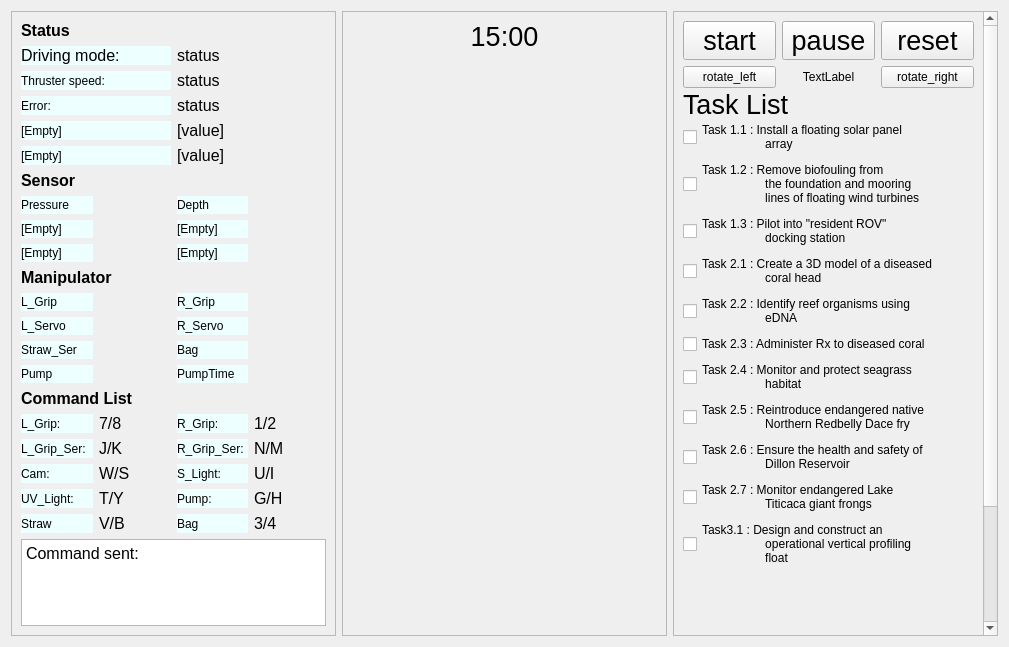
<?xml version="1.0" encoding="UTF-8"?>
<ui version="4.0">
 <class>MyPluginWidget</class>
 <widget class="QWidget" name="MyPluginWidget">
  <property name="geometry">
   <rect>
    <x>0</x>
    <y>0</y>
    <width>1009</width>
    <height>647</height>
   </rect>
  </property>
  <property name="sizePolicy">
   <sizepolicy hsizetype="Preferred" vsizetype="Preferred">
    <horstretch>0</horstretch>
    <verstretch>0</verstretch>
   </sizepolicy>
  </property>
  <property name="windowTitle">
   <string>CityU UR GUI</string>
  </property>
  <property name="windowOpacity">
   <double>1.000000000000000</double>
  </property>
  <property name="autoFillBackground">
   <bool>false</bool>
  </property>
  <layout class="QHBoxLayout" name="horizontalLayout">
   <item>
    <widget class="QScrollArea" name="scrollArea_left">
     <property name="maximumSize">
      <size>
       <width>340</width>
       <height>16777215</height>
      </size>
     </property>
     <property name="font">
      <font>
       <pointsize>12</pointsize>
      </font>
     </property>
     <property name="widgetResizable">
      <bool>true</bool>
     </property>
     <widget class="QWidget" name="scrollAreaWidgetContents_2">
      <property name="geometry">
       <rect>
        <x>0</x>
        <y>0</y>
        <width>323</width>
        <height>627</height>
       </rect>
      </property>
      <layout class="QVBoxLayout" name="verticalLayout_4">
       <item>
        <widget class="QLabel" name="label_title_1">
         <property name="font">
          <font>
           <weight>75</weight>
           <bold>true</bold>
          </font>
         </property>
         <property name="text">
          <string>Status</string>
         </property>
        </widget>
       </item>
       <item>
        <layout class="QGridLayout" name="gridLayout_5">
         <property name="sizeConstraint">
          <enum>QLayout::SetDefaultConstraint</enum>
         </property>
         <item row="1" column="1">
          <widget class="QLabel" name="status_value_2">
           <property name="minimumSize">
            <size>
             <width>80</width>
             <height>0</height>
            </size>
           </property>
           <property name="text">
            <string>status</string>
           </property>
          </widget>
         </item>
         <item row="3" column="1">
          <widget class="QLabel" name="status_value_4">
           <property name="text">
            <string>[value]</string>
           </property>
          </widget>
         </item>
         <item row="2" column="1">
          <widget class="QLabel" name="status_value_3">
           <property name="minimumSize">
            <size>
             <width>80</width>
             <height>0</height>
            </size>
           </property>
           <property name="text">
            <string>status</string>
           </property>
          </widget>
         </item>
         <item row="4" column="1">
          <widget class="QLabel" name="status_value_5">
           <property name="text">
            <string>[value]</string>
           </property>
          </widget>
         </item>
         <item row="1" column="0">
          <widget class="QLabel" name="status_2">
           <property name="styleSheet">
            <string notr="true">background-color : #EEFFFF</string>
           </property>
           <property name="text">
            <string>Thruster speed:</string>
           </property>
          </widget>
         </item>
         <item row="2" column="0">
          <widget class="QLabel" name="status_3">
           <property name="styleSheet">
            <string notr="true">background-color : #EEFFFF</string>
           </property>
           <property name="text">
            <string>Error:</string>
           </property>
          </widget>
         </item>
         <item row="3" column="0">
          <widget class="QLabel" name="status_4">
           <property name="styleSheet">
            <string notr="true">background-color : #EEFFFF</string>
           </property>
           <property name="text">
            <string>[Empty]</string>
           </property>
          </widget>
         </item>
         <item row="0" column="1">
          <widget class="QLabel" name="status_value_1">
           <property name="minimumSize">
            <size>
             <width>80</width>
             <height>0</height>
            </size>
           </property>
           <property name="font">
            <font>
             <pointsize>12</pointsize>
            </font>
           </property>
           <property name="text">
            <string>status</string>
           </property>
          </widget>
         </item>
         <item row="4" column="0">
          <widget class="QLabel" name="status_5">
           <property name="styleSheet">
            <string notr="true">background-color : #EEFFFF</string>
           </property>
           <property name="text">
            <string>[Empty]</string>
           </property>
          </widget>
         </item>
         <item row="0" column="0">
          <widget class="QLabel" name="status_1">
           <property name="font">
            <font>
             <pointsize>12</pointsize>
            </font>
           </property>
           <property name="styleSheet">
            <string notr="true">background-color : #EEFFFF</string>
           </property>
           <property name="text">
            <string>Driving mode:</string>
           </property>
          </widget>
         </item>
        </layout>
       </item>
       <item>
        <widget class="QLabel" name="label_title_2">
         <property name="font">
          <font>
           <weight>75</weight>
           <bold>true</bold>
          </font>
         </property>
         <property name="text">
          <string>Sensor</string>
         </property>
        </widget>
       </item>
       <item>
        <layout class="QGridLayout" name="gridLayout">
         <item row="0" column="0">
          <widget class="QLabel" name="sensor_1">
           <property name="styleSheet">
            <string notr="true">background-color : #EEFFFF</string>
           </property>
           <property name="text">
            <string>Pressure</string>
           </property>
          </widget>
         </item>
         <item row="2" column="0">
          <widget class="QLabel" name="sensor_5">
           <property name="styleSheet">
            <string notr="true">background-color : #EEFFFF</string>
           </property>
           <property name="text">
            <string>[Empty]</string>
           </property>
          </widget>
         </item>
         <item row="1" column="1">
          <widget class="QLabel" name="sensor_value_3">
           <property name="text">
            <string/>
           </property>
          </widget>
         </item>
         <item row="2" column="2">
          <widget class="QLabel" name="sensor_6">
           <property name="styleSheet">
            <string notr="true">background-color : #EEFFFF</string>
           </property>
           <property name="text">
            <string>[Empty]</string>
           </property>
          </widget>
         </item>
         <item row="2" column="1">
          <widget class="QLabel" name="sensor_value_5">
           <property name="text">
            <string/>
           </property>
          </widget>
         </item>
         <item row="0" column="1">
          <widget class="QLabel" name="sensor_value_1">
           <property name="text">
            <string/>
           </property>
          </widget>
         </item>
         <item row="1" column="2">
          <widget class="QLabel" name="sensor_4">
           <property name="styleSheet">
            <string notr="true">background-color : #EEFFFF</string>
           </property>
           <property name="text">
            <string>[Empty]</string>
           </property>
          </widget>
         </item>
         <item row="1" column="0">
          <widget class="QLabel" name="sensor_3">
           <property name="styleSheet">
            <string notr="true">background-color : #EEFFFF</string>
           </property>
           <property name="text">
            <string>[Empty]</string>
           </property>
          </widget>
         </item>
         <item row="0" column="2">
          <widget class="QLabel" name="sensor_2">
           <property name="styleSheet">
            <string notr="true">background-color : #EEFFFF</string>
           </property>
           <property name="text">
            <string>Depth</string>
           </property>
          </widget>
         </item>
         <item row="0" column="3">
          <widget class="QLabel" name="sensor_value_2">
           <property name="text">
            <string/>
           </property>
          </widget>
         </item>
         <item row="2" column="3">
          <widget class="QLabel" name="sensor_value_6">
           <property name="text">
            <string/>
           </property>
          </widget>
         </item>
         <item row="1" column="3">
          <widget class="QLabel" name="sensor_value_4">
           <property name="text">
            <string/>
           </property>
          </widget>
         </item>
        </layout>
       </item>
       <item>
        <widget class="QLabel" name="label_title_3">
         <property name="font">
          <font>
           <weight>75</weight>
           <bold>true</bold>
          </font>
         </property>
         <property name="text">
          <string>Manipulator</string>
         </property>
        </widget>
       </item>
       <item>
        <layout class="QGridLayout" name="gridLayout_2">
         <item row="0" column="1">
          <widget class="QLabel" name="mani_value_1">
           <property name="text">
            <string/>
           </property>
          </widget>
         </item>
         <item row="2" column="0">
          <widget class="QLabel" name="mani_5">
           <property name="styleSheet">
            <string notr="true">background-color : #EEFFFF</string>
           </property>
           <property name="text">
            <string>Straw_Ser</string>
           </property>
          </widget>
         </item>
         <item row="1" column="2">
          <widget class="QLabel" name="mani_4">
           <property name="styleSheet">
            <string notr="true">background-color : #EEFFFF</string>
           </property>
           <property name="text">
            <string>R_Servo</string>
           </property>
          </widget>
         </item>
         <item row="2" column="1">
          <widget class="QLabel" name="mani_value_5">
           <property name="text">
            <string/>
           </property>
          </widget>
         </item>
         <item row="1" column="0">
          <widget class="QLabel" name="mani_3">
           <property name="styleSheet">
            <string notr="true">background-color : #EEFFFF</string>
           </property>
           <property name="text">
            <string>L_Servo</string>
           </property>
          </widget>
         </item>
         <item row="0" column="2">
          <widget class="QLabel" name="mani_2">
           <property name="styleSheet">
            <string notr="true">background-color : #EEFFFF</string>
           </property>
           <property name="text">
            <string>R_Grip</string>
           </property>
          </widget>
         </item>
         <item row="0" column="0">
          <widget class="QLabel" name="mani_1">
           <property name="styleSheet">
            <string notr="true">background-color : #EEFFFF</string>
           </property>
           <property name="text">
            <string>L_Grip</string>
           </property>
          </widget>
         </item>
         <item row="1" column="1">
          <widget class="QLabel" name="mani_value_3">
           <property name="text">
            <string/>
           </property>
          </widget>
         </item>
         <item row="1" column="3">
          <widget class="QLabel" name="mani_value_4">
           <property name="text">
            <string/>
           </property>
          </widget>
         </item>
         <item row="0" column="3">
          <widget class="QLabel" name="mani_value_2">
           <property name="text">
            <string/>
           </property>
          </widget>
         </item>
         <item row="2" column="2">
          <widget class="QLabel" name="mani_6">
           <property name="styleSheet">
            <string notr="true">background-color : #EEFFFF</string>
           </property>
           <property name="text">
            <string>Bag</string>
           </property>
          </widget>
         </item>
         <item row="2" column="3">
          <widget class="QLabel" name="mani_value_6">
           <property name="text">
            <string/>
           </property>
          </widget>
         </item>
         <item row="3" column="0">
          <widget class="QLabel" name="mani_7">
           <property name="styleSheet">
            <string notr="true">background-color : #EEFFFF</string>
           </property>
           <property name="text">
            <string>Pump</string>
           </property>
          </widget>
         </item>
         <item row="3" column="1">
          <widget class="QLabel" name="mani_value_7">
           <property name="text">
            <string/>
           </property>
          </widget>
         </item>
         <item row="3" column="2">
          <widget class="QLabel" name="mani_8">
           <property name="styleSheet">
            <string notr="true">background-color : #EEFFFF</string>
           </property>
           <property name="text">
            <string>PumpTime</string>
           </property>
          </widget>
         </item>
         <item row="3" column="3">
          <widget class="QLabel" name="mani_value_8">
           <property name="text">
            <string/>
           </property>
          </widget>
         </item>
        </layout>
       </item>
       <item>
        <widget class="QLabel" name="label_16">
         <property name="font">
          <font>
           <weight>75</weight>
           <bold>true</bold>
          </font>
         </property>
         <property name="text">
          <string>Command List</string>
         </property>
        </widget>
       </item>
       <item>
        <layout class="QGridLayout" name="gridLayout_3">
         <item row="3" column="0">
          <widget class="QLabel" name="label_21">
           <property name="styleSheet">
            <string notr="true">background-color : #EEFFFF</string>
           </property>
           <property name="text">
            <string>UV_Light:</string>
           </property>
          </widget>
         </item>
         <item row="1" column="2">
          <widget class="QLabel" name="label_18">
           <property name="styleSheet">
            <string notr="true">background-color : #EEFFFF</string>
           </property>
           <property name="text">
            <string>R_Grip_Ser:</string>
           </property>
          </widget>
         </item>
         <item row="4" column="2">
          <widget class="QLabel" name="label_24">
           <property name="styleSheet">
            <string notr="true">background-color : #EEFFFF</string>
           </property>
           <property name="text">
            <string>Bag</string>
           </property>
          </widget>
         </item>
         <item row="2" column="2">
          <widget class="QLabel" name="label_20">
           <property name="styleSheet">
            <string notr="true">background-color : #EEFFFF</string>
           </property>
           <property name="text">
            <string>S_Light:</string>
           </property>
          </widget>
         </item>
         <item row="3" column="1">
          <widget class="QLabel" name="label_27">
           <property name="text">
            <string>T/Y</string>
           </property>
          </widget>
         </item>
         <item row="2" column="3">
          <widget class="QLabel" name="label_30">
           <property name="text">
            <string>U/I</string>
           </property>
          </widget>
         </item>
         <item row="4" column="3">
          <widget class="QLabel" name="label_32">
           <property name="text">
            <string>3/4</string>
           </property>
          </widget>
         </item>
         <item row="3" column="2">
          <widget class="QLabel" name="label_22">
           <property name="styleSheet">
            <string notr="true">background-color : #EEFFFF</string>
           </property>
           <property name="text">
            <string>Pump:</string>
           </property>
          </widget>
         </item>
         <item row="3" column="3">
          <widget class="QLabel" name="label_31">
           <property name="text">
            <string>G/H</string>
           </property>
          </widget>
         </item>
         <item row="1" column="0">
          <widget class="QLabel" name="label_17">
           <property name="styleSheet">
            <string notr="true">background-color : #EEFFFF</string>
           </property>
           <property name="text">
            <string>L_Grip_Ser:</string>
           </property>
          </widget>
         </item>
         <item row="1" column="3">
          <widget class="QLabel" name="label_29">
           <property name="text">
            <string>N/M</string>
           </property>
          </widget>
         </item>
         <item row="2" column="1">
          <widget class="QLabel" name="label_26">
           <property name="text">
            <string>W/S</string>
           </property>
          </widget>
         </item>
         <item row="4" column="1">
          <widget class="QLabel" name="label_28">
           <property name="text">
            <string>V/B</string>
           </property>
          </widget>
         </item>
         <item row="2" column="0">
          <widget class="QLabel" name="label_19">
           <property name="styleSheet">
            <string notr="true">background-color : #EEFFFF</string>
           </property>
           <property name="text">
            <string>Cam:</string>
           </property>
          </widget>
         </item>
         <item row="4" column="0">
          <widget class="QLabel" name="label_23">
           <property name="styleSheet">
            <string notr="true">background-color : #EEFFFF</string>
           </property>
           <property name="text">
            <string>Straw</string>
           </property>
          </widget>
         </item>
         <item row="1" column="1">
          <widget class="QLabel" name="label_25">
           <property name="text">
            <string>J/K</string>
           </property>
          </widget>
         </item>
         <item row="0" column="0">
          <widget class="QLabel" name="label_33">
           <property name="styleSheet">
            <string notr="true">background-color : #EEFFFF</string>
           </property>
           <property name="text">
            <string>L_Grip:</string>
           </property>
          </widget>
         </item>
         <item row="0" column="1">
          <widget class="QLabel" name="label_34">
           <property name="text">
            <string>7/8</string>
           </property>
          </widget>
         </item>
         <item row="0" column="2">
          <widget class="QLabel" name="label_35">
           <property name="styleSheet">
            <string notr="true">background-color : #EEFFFF</string>
           </property>
           <property name="text">
            <string>R_Grip:</string>
           </property>
          </widget>
         </item>
         <item row="0" column="3">
          <widget class="QLabel" name="label_36">
           <property name="text">
            <string>1/2</string>
           </property>
          </widget>
         </item>
        </layout>
       </item>
       <item>
        <layout class="QVBoxLayout" name="verticalLayout">
         <item>
          <widget class="QTextBrowser" name="command_browser">
           <property name="html">
            <string>&lt;!DOCTYPE HTML PUBLIC &quot;-//W3C//DTD HTML 4.0//EN&quot; &quot;http://www.w3.org/TR/REC-html40/strict.dtd&quot;&gt;
&lt;html&gt;&lt;head&gt;&lt;meta name=&quot;qrichtext&quot; content=&quot;1&quot; /&gt;&lt;style type=&quot;text/css&quot;&gt;
p, li { white-space: pre-wrap; }
&lt;/style&gt;&lt;/head&gt;&lt;body style=&quot; font-family:'Ubuntu'; font-size:12pt; font-weight:400; font-style:normal;&quot;&gt;
&lt;p style=&quot; margin-top:0px; margin-bottom:0px; margin-left:0px; margin-right:0px; -qt-block-indent:0; text-indent:0px;&quot;&gt;Command sent:&lt;/p&gt;
&lt;p style=&quot;-qt-paragraph-type:empty; margin-top:0px; margin-bottom:0px; margin-left:0px; margin-right:0px; -qt-block-indent:0; text-indent:0px;&quot;&gt;&lt;br /&gt;&lt;/p&gt;&lt;/body&gt;&lt;/html&gt;</string>
           </property>
          </widget>
         </item>
        </layout>
       </item>
      </layout>
     </widget>
    </widget>
   </item>
   <item>
    <widget class="QScrollArea" name="scrollArea_middle">
     <property name="minimumSize">
      <size>
       <width>300</width>
       <height>0</height>
      </size>
     </property>
     <property name="widgetResizable">
      <bool>true</bool>
     </property>
     <widget class="QWidget" name="scrollAreaWidgetContents_image_frame">
      <property name="geometry">
       <rect>
        <x>0</x>
        <y>0</y>
        <width>322</width>
        <height>627</height>
       </rect>
      </property>
      <layout class="QVBoxLayout" name="verticalLayout_2">
       <item>
        <widget class="QLabel" name="timer_display">
         <property name="sizePolicy">
          <sizepolicy hsizetype="Preferred" vsizetype="Preferred">
           <horstretch>0</horstretch>
           <verstretch>0</verstretch>
          </sizepolicy>
         </property>
         <property name="font">
          <font>
           <pointsize>20</pointsize>
          </font>
         </property>
         <property name="styleSheet">
          <string notr="true">border-style:solid</string>
         </property>
         <property name="text">
          <string>15:00</string>
         </property>
         <property name="alignment">
          <set>Qt::AlignCenter</set>
         </property>
        </widget>
       </item>
       <item>
        <layout class="QHBoxLayout" name="image_layout_top" stretch="1">
         <property name="spacing">
          <number>0</number>
         </property>
         <item>
          <widget class="QScrollArea" name="scrollArea_top">
           <property name="frameShape">
            <enum>QFrame::NoFrame</enum>
           </property>
           <property name="widgetResizable">
            <bool>true</bool>
           </property>
           <widget class="QWidget" name="scrollAreaWidgetContents_top">
            <property name="geometry">
             <rect>
              <x>0</x>
              <y>0</y>
              <width>302</width>
              <height>569</height>
             </rect>
            </property>
            <property name="sizePolicy">
             <sizepolicy hsizetype="Expanding" vsizetype="Expanding">
              <horstretch>0</horstretch>
              <verstretch>0</verstretch>
             </sizepolicy>
            </property>
            <layout class="QHBoxLayout" name="horizontalLayout_4">
             <property name="leftMargin">
              <number>1</number>
             </property>
             <property name="topMargin">
              <number>1</number>
             </property>
             <property name="rightMargin">
              <number>1</number>
             </property>
             <property name="bottomMargin">
              <number>1</number>
             </property>
             <item>
              <widget class="rqt_image_view::RatioLayoutedFrame" name="image_frame_top">
               <property name="sizePolicy">
                <sizepolicy hsizetype="Expanding" vsizetype="Expanding">
                 <horstretch>0</horstretch>
                 <verstretch>0</verstretch>
                </sizepolicy>
               </property>
               <property name="minimumSize">
                <size>
                 <width>80</width>
                 <height>60</height>
                </size>
               </property>
               <property name="contextMenuPolicy">
                <enum>Qt::ActionsContextMenu</enum>
               </property>
               <property name="frameShape">
                <enum>QFrame::NoFrame</enum>
               </property>
               <property name="lineWidth">
                <number>1</number>
               </property>
              </widget>
             </item>
            </layout>
           </widget>
          </widget>
         </item>
        </layout>
       </item>
      </layout>
     </widget>
    </widget>
   </item>
   <item>
    <widget class="QScrollArea" name="scrollArea_right">
     <property name="maximumSize">
      <size>
       <width>340</width>
       <height>16777215</height>
      </size>
     </property>
     <property name="styleSheet">
      <string notr="true">#QCheckBox :checked { background-color : #FFFF88}</string>
     </property>
     <property name="widgetResizable">
      <bool>true</bool>
     </property>
     <widget class="QWidget" name="scrollAreaWidgetContents_8">
      <property name="geometry">
       <rect>
        <x>0</x>
        <y>0</y>
        <width>328</width>
        <height>856</height>
       </rect>
      </property>
      <layout class="QVBoxLayout" name="verticalLayout_5">
       <item>
        <layout class="QHBoxLayout" name="horizontalLayout_2">
         <item>
          <widget class="QPushButton" name="timer_start_push_button">
           <property name="font">
            <font>
             <pointsize>20</pointsize>
            </font>
           </property>
           <property name="text">
            <string>start</string>
           </property>
           <property name="icon">
            <iconset theme="media-playback-start">
             <normaloff>.</normaloff>.</iconset>
           </property>
           <property name="iconSize">
            <size>
             <width>20</width>
             <height>20</height>
            </size>
           </property>
          </widget>
         </item>
         <item>
          <widget class="QPushButton" name="timer_stop_push_button">
           <property name="font">
            <font>
             <pointsize>20</pointsize>
            </font>
           </property>
           <property name="text">
            <string>pause</string>
           </property>
           <property name="icon">
            <iconset theme="media-playback-pause">
             <normaloff>.</normaloff>.</iconset>
           </property>
           <property name="iconSize">
            <size>
             <width>20</width>
             <height>20</height>
            </size>
           </property>
          </widget>
         </item>
         <item>
          <widget class="QPushButton" name="timer_reset_push_button">
           <property name="font">
            <font>
             <pointsize>20</pointsize>
            </font>
           </property>
           <property name="text">
            <string>reset</string>
           </property>
           <property name="icon">
            <iconset theme="undo">
             <normaloff>.</normaloff>.</iconset>
           </property>
          </widget>
         </item>
        </layout>
       </item>
       <item>
        <layout class="QHBoxLayout" name="horizontalLayout_3">
         <item>
          <widget class="QPushButton" name="rotate_left_push_button">
           <property name="text">
            <string>rotate_left</string>
           </property>
           <property name="icon">
            <iconset theme="undo">
             <normaloff>.</normaloff>.</iconset>
           </property>
          </widget>
         </item>
         <item>
          <widget class="QLabel" name="rotate_label">
           <property name="text">
            <string>TextLabel</string>
           </property>
           <property name="alignment">
            <set>Qt::AlignCenter</set>
           </property>
          </widget>
         </item>
         <item>
          <widget class="QPushButton" name="rotate_right_push_button">
           <property name="text">
            <string>rotate_right</string>
           </property>
           <property name="icon">
            <iconset theme="redo">
             <normaloff>.</normaloff>.</iconset>
           </property>
          </widget>
         </item>
        </layout>
       </item>
       <item>
        <spacer name="verticalSpacer">
         <property name="orientation">
          <enum>Qt::Vertical</enum>
         </property>
         <property name="sizeHint" stdset="0">
          <size>
           <width>20</width>
           <height>40</height>
          </size>
         </property>
        </spacer>
       </item>
       <item>
        <layout class="QVBoxLayout" name="verticalLayout_3">
         <item>
          <widget class="QLabel" name="label_6">
           <property name="maximumSize">
            <size>
             <width>16777215</width>
             <height>20</height>
            </size>
           </property>
           <property name="font">
            <font>
             <pointsize>20</pointsize>
            </font>
           </property>
           <property name="text">
            <string>Task List</string>
           </property>
          </widget>
         </item>
         <item>
          <widget class="QCheckBox" name="checkBox">
           <property name="styleSheet">
            <string notr="true">:checked {background-color : #FFEEFF}</string>
           </property>
           <property name="text">
            <string>Task 1.1 : Install a floating solar panel 
                   array</string>
           </property>
          </widget>
         </item>
         <item>
          <widget class="QCheckBox" name="checkBox_2">
           <property name="sizePolicy">
            <sizepolicy hsizetype="Minimum" vsizetype="Fixed">
             <horstretch>0</horstretch>
             <verstretch>0</verstretch>
            </sizepolicy>
           </property>
           <property name="styleSheet">
            <string notr="true">:checked {background-color : #FFEEFF}</string>
           </property>
           <property name="text">
            <string>Task 1.2 : Remove biofouling from 
                   the foundation and mooring 
                   lines of floating wind turbines</string>
           </property>
          </widget>
         </item>
         <item>
          <widget class="QCheckBox" name="checkBox_3">
           <property name="styleSheet">
            <string notr="true">:checked {background-color : #FFEEFF}</string>
           </property>
           <property name="inputMethodHints">
            <set>Qt::ImhNone</set>
           </property>
           <property name="text">
            <string>Task 1.3 : Pilot into &quot;resident ROV&quot; 
                   docking station</string>
           </property>
          </widget>
         </item>
         <item>
          <widget class="QCheckBox" name="checkBox_4">
           <property name="styleSheet">
            <string notr="true">:checked {background-color : #FFEEFF}</string>
           </property>
           <property name="text">
            <string>Task 2.1 : Create a 3D model of a diseased 
                   coral head</string>
           </property>
          </widget>
         </item>
         <item>
          <widget class="QCheckBox" name="checkBox_5">
           <property name="styleSheet">
            <string notr="true">:checked {background-color : #FFEEFF}</string>
           </property>
           <property name="text">
            <string>Task 2.2 : Identify reef organisms using 
                   eDNA</string>
           </property>
          </widget>
         </item>
         <item>
          <widget class="QCheckBox" name="checkBox_6">
           <property name="styleSheet">
            <string notr="true">:checked {background-color : #FFEEFF}</string>
           </property>
           <property name="text">
            <string>Task 2.3 : Administer Rx to diseased coral</string>
           </property>
          </widget>
         </item>
         <item>
          <widget class="QCheckBox" name="checkBox_7">
           <property name="styleSheet">
            <string notr="true">:checked {background-color : #FFEEFF}</string>
           </property>
           <property name="text">
            <string>Task 2.4 : Monitor and protect seagrass 
                   habitat</string>
           </property>
          </widget>
         </item>
         <item>
          <widget class="QCheckBox" name="checkBox_9">
           <property name="styleSheet">
            <string notr="true">:checked {background-color : #FFEEFF}</string>
           </property>
           <property name="text">
            <string>Task 2.5 : Reintroduce endangered native 
                   Northern Redbelly Dace fry</string>
           </property>
          </widget>
         </item>
         <item>
          <widget class="QCheckBox" name="checkBox_10">
           <property name="styleSheet">
            <string notr="true">:checked {background-color : #FFEEFF}</string>
           </property>
           <property name="text">
            <string>Task 2.6 : Ensure the health and safety of 
                   Dillon Reservoir</string>
           </property>
          </widget>
         </item>
         <item>
          <widget class="QCheckBox" name="checkBox_8">
           <property name="styleSheet">
            <string notr="true">:checked {background-color : #FFEEFF}</string>
           </property>
           <property name="text">
            <string>Task 2.7 : Monitor endangered Lake 
                   Titicaca giant frongs</string>
           </property>
          </widget>
         </item>
         <item>
          <widget class="QCheckBox" name="checkBox_14">
           <property name="styleSheet">
            <string notr="true">:checked {background-color : #FFEEFF}</string>
           </property>
           <property name="text">
            <string>Task3.1 : Design and construct an 
                   operational vertical profiling 
                   float</string>
           </property>
          </widget>
         </item>
         <item>
          <widget class="QLabel" name="ur_logo">
           <property name="minimumSize">
            <size>
             <width>0</width>
             <height>200</height>
            </size>
           </property>
           <property name="text">
            <string/>
           </property>
          </widget>
         </item>
        </layout>
       </item>
      </layout>
     </widget>
    </widget>
   </item>
  </layout>
 </widget>
 <customwidgets>
  <customwidget>
   <class>rqt_image_view::RatioLayoutedFrame</class>
   <extends>QFrame</extends>
   <header>rqt_image_view/ratio_layouted_frame.h</header>
   <container>1</container>
  </customwidget>
 </customwidgets>
 <resources/>
 <connections/>
</ui>
